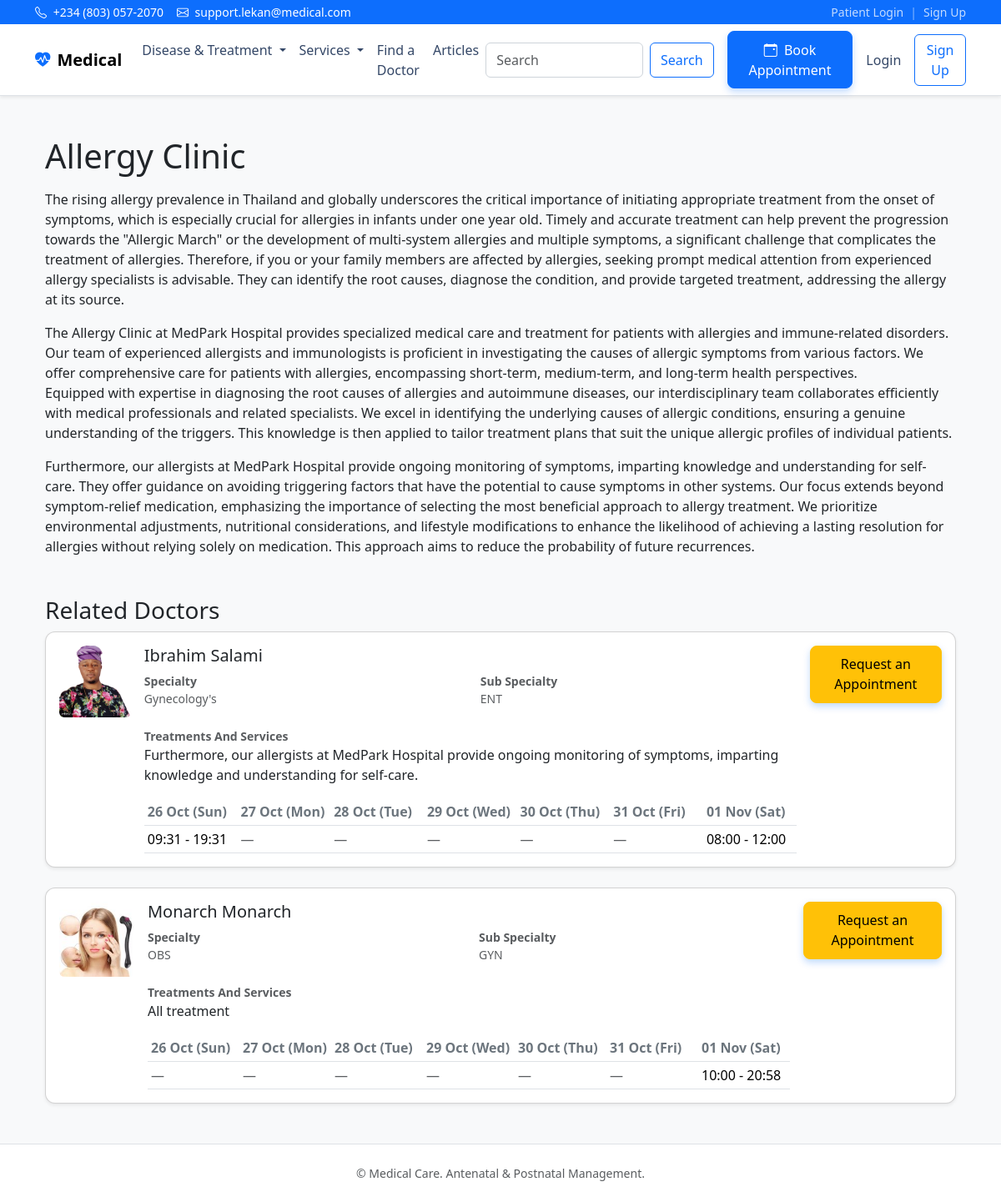
Page /centers/allergy-clinic/ on the committed database.
### centers/models.py (models this page shows, shortened)
class Center(models.Model):
    name = models.CharField(max_length=200)
    slug = models.SlugField(unique=True)
    short_description = models.TextField(blank=True)
    hero_image = models.ImageField(upload_to='centers/', blank=True, null=True)
    banner_image = models.ImageField(upload_to='centers/', blank=True, null=True)
    image = models.ImageField(upload_to='centers/', blank=True, null=True)
    overview = models.TextField(blank=True)
    services_offered = models.TextField(blank=True)
    conditions_treated = models.TextField(blank=True)
    contact_details = models.TextField(blank=True)
    related_doctors = models.ManyToManyField(
        settings.AUTH_USER_MODEL,
        blank=True,
        related_name='assigned_centers'
    )
    created_at = models.DateTimeField(auto_now_add=True)
    updated_at = models.DateTimeField(auto_now=True)
    class Meta:
        ordering = ['name']

### accounts/models.py (models this page shows, shortened)
class User(AbstractUser):
    username = None
    email = models.EmailField(unique=True)
    ROLE_CHOICES = (
        ('ADMIN', 'Admin'),
        ('DOCTOR', 'Doctor'),
        ('NURSE', 'Nurse'),
        ('PATIENT', 'Patient'),
        ('RECEPTIONIST', 'Receptionist'),
        ('PHARMACIST', 'Pharmacist'),
        ('LAB_TECH', 'Lab Technician'),
    )
    role = models.CharField(max_length=20, choices=ROLE_CHOICES, default='PATIENT')
    phone_number = models.CharField(max_length=20, blank=True)
    avatar = models.ImageField(upload_to='profiles/', blank=True, null=True)
    specialty = models.CharField(max_length=120, blank=True)
    sub_specialty = models.CharField(max_length=120, blank=True)
    treatments_services = models.TextField(blank=True)
    USERNAME_FIELD = 'email'
    REQUIRED_FIELDS = []
    objects = UserManager()

### centers/views.py (the view)
# urls.py: path('centers/<slug:slug>/', center_detail, name='center_detail'),
def center_detail(request, slug):
    center = get_object_or_404(Center, slug=slug)
    schedules = (DoctorSchedule.objects
                 .filter(center=center)
                 .select_related('doctor')
                 .order_by('doctor_id', 'day_of_week', 'start_time'))
    schedules_by_doctor = {}
    doctors_by_id = {}
    for sched in schedules:
        schedules_by_doctor.setdefault(sched.doctor_id, []).append(sched)
        if sched.doctor_id not in doctors_by_id:
            doctors_by_id[sched.doctor_id] = sched.doctor
    if not schedules_by_doctor:
        for doc in center.related_doctors.all():
            doctors_by_id[doc.id] = doc
            schedules_by_doctor.setdefault(doc.id, [])
    today = timezone.localdate()
    upcoming_dates = [today + timedelta(days=i) for i in range(7)]
    doctor_schedule_pairs = []
    for doc_id, doc in doctors_by_id.items():
        doc_schedules = schedules_by_doctor.get(doc_id, [])
        day_map = {}
        for s in doc_schedules:
            day_map.setdefault(s.day_of_week, []).append(f"{s.start_time:%H:%M} - {s.end_time:%H:%M}")
        slots = []
        for d in upcoming_dates:
            day_name = d.strftime('%A')
            times = day_map.get(day_name, [])
            slots.append({
                'date_label': d.strftime('%d %b (%a)'),
                'times': times,
            })
        doctor_schedule_pairs.append({
            'doctor': doc,
            'schedules': doc_schedules,
            'slots': slots,
        })
    return render(request, 'centers/detail.html', {
        'center': center,
        'doctor_schedule_pairs': doctor_schedule_pairs,
    })

### templates/centers/detail.html
{% extends 'base.html' %}
{% block content %}
<div class="container my-4">
  <h1 class="mb-3">{{ center.name }}</h1>
  <div class="mb-4">
    {{ center.overview|linebreaks }}
  </div>
  <h3 class="mt-5">Related Doctors</h3>
  {% if doctor_schedule_pairs %}
    {% for pair in doctor_schedule_pairs %}
      {% with doctor=pair.doctor %}
      <div class="card doctor-card shadow-sm mb-4">
        <div class="card-body">
          <div class="d-flex align-items-start">
            <div class="me-3 doctor-avatar">
              {% if doctor.avatar %}
                <img src="{{ doctor.avatar.url }}" alt="{{ doctor.get_full_name|default:doctor.email }}" class="img-fluid rounded">
              {% else %}
                <div class="bg-light border rounded d-flex align-items-center justify-content-center placeholder-avatar">
                  <span class="text-muted">No image</span>
                </div>
              {% endif %}
            </div>
            <div class="flex-grow-1">
              <h5 class="card-title mb-2">{{ doctor.get_full_name|default:doctor.email }}</h5>
              <div class="row text-muted small mb-3">
                <div class="col-md-6 mb-2">
                  <div><strong>Specialty</strong></div>
                  <div>{{ doctor.specialty|default:"" }}</div>
                </div>
                <div class="col-md-6 mb-2">
                  <div><strong>Sub Specialty</strong></div>
                  <div>{{ doctor.sub_specialty|default:"" }}</div>
                </div>
              </div>
              {% if doctor.treatments_services %}
                <div class="mb-3">
                  <div class="text-muted small"><strong>Treatments And Services</strong></div>
                  <div>{{ doctor.treatments_services }}</div>
                </div>
              {% endif %}
              {% if pair.slots %}
                <div class="doctor-slots table-responsive mt-3">
                  <table class="table table-sm align-middle mb-0">
                    <thead>
                      <tr>
                        {% for slot in pair.slots %}
                          <th class="text-nowrap">{{ slot.date_label }}</th>
                        {% endfor %}
                      </tr>
                    </thead>
                    <tbody>
                      <tr>
                        {% for slot in pair.slots %}
                          <td class="text-nowrap">
                            {% if slot.times %}
                              {% for t in slot.times %}
                                <div>{{ t }}</div>
                              {% endfor %}
                            {% else %}
                              <span class="text-muted">—</span>
                            {% endif %}
                          </td>
                        {% endfor %}
                      </tr>
                    </tbody>
                  </table>
                </div>
              {% else %}
                <p class="text-muted">No schedule available.</p>
              {% endif %}
            </div>
            <div class="ms-3 d-flex align-items-start">
              <a href="{% url 'appointment_new' %}?doctor={{ doctor.get_full_name|default:doctor.email|slugify }}&step=1" class="btn btn-warning btn-appointment">Request an Appointment</a>
            </div>
          </div>
        </div>
      </div>
      {% endwith %}
    {% endfor %}
  {% else %}
    <p class="text-muted">No related doctors found.</p>
  {% endif %}
</div>
{% endblock %}

### static/css/styles.css (style rules this page uses)
:root { --brand-primary: #0d6efd; }
body { font-feature-settings: "liga" 1, "kern" 1; }
.btn-appointment { box-shadow: 0 0.25rem 0.5rem rgba(13,110,253,.25); }
.doctor-card { border-radius: 12px; }
.doctor-avatar { width: 120px; }
.btn-appointment { border-radius: 8px; padding: 0.6rem 1rem; }
.doctor-slots th, .doctor-slots td { min-width: 110px; }
.doctor-slots thead th { font-weight: 600; color: #6c757d; }

### rows in the picture
Center: name "Allergy Clinic", overview "The rising allergy prevalence in Thailand and globally underscores the critical importance of initiating appropriate treatment from the onset of symptoms, which is especially crucial for allergies in infants under one year old. Timely and accurate treatment can help prevent the progression towards the \"Allergic March\" or the development of multi-system allergies and multiple symptoms, a significant challenge that complicates the treatment of allergies. Therefore, if you or your family members are affected by allergies, seeking prompt medical attention from experienced allergy specialists is advisable. They can identify the root causes, diagnose the condition, and provide targeted treatment,…"
User: doctor.avatar (picture), doctor.get_full_name "Ibrahim Salami", doctor.specialty "Gynecology's", doctor.sub_specialty "ENT", doctor.treatments_services "Furthermore, our allergists at MedPark Hospital provide ongoing monitoring of symptoms, imparting knowledge and understanding for self-care.", date_label "26 Oct (Sun)" "27 Oct (Mon)" "28 Oct (Tue)" "29 Oct (Wed)" "30 Oct (Thu)" "31 Oct (Fri)" "01 Nov (Sat)", times "09:31 - 19:31" "08:00 - 12:00"
User: doctor.avatar (picture), doctor.get_full_name "Monarch Monarch", doctor.specialty "OBS", doctor.sub_specialty "GYN", doctor.treatments_services "All treatment", date_label "26 Oct (Sun)" "27 Oct (Mon)" "28 Oct (Tue)" "29 Oct (Wed)" "30 Oct (Thu)" "31 Oct (Fri)" "01 Nov (Sat)", times "10:00 - 20:58"
